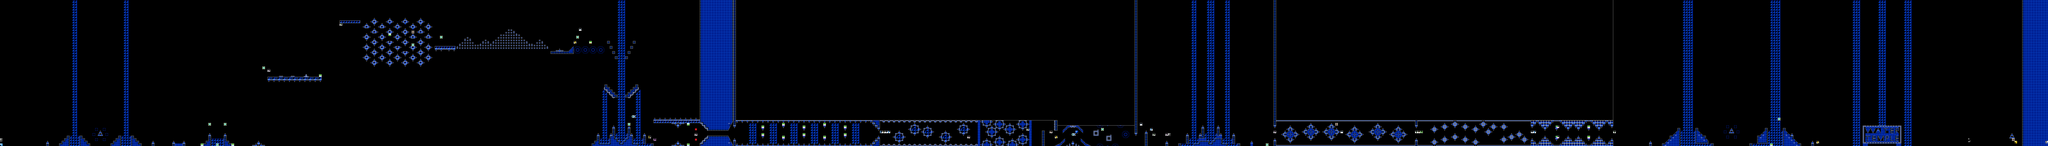

Rendered tile map (Tiled .tmx) drawn with the repository's tilesets; below, a short description and the map source with its tile grids summarised:
An orthogonal 796x57 tile map with 16x16 px tiles, 2 tile layers (SP, ...), 2 tilesets.

<map version="1.10" tiledversion="1.11.2" orientation="orthogonal" renderorder="right-down" width="796" height="57" tilewidth="16" tileheight="16" infinite="0" nextlayerid="3" nextobjectid="1">
 <editorsettings>
  <export target="cantletgo.csv" format="csv" />
 </editorsettings>
 <tileset firstgid="1" name="famidash" tilewidth="16" tileheight="16" tilecount="256" columns="16">
  <image source="../../../GRAPHICS/famidash.bmp" width="256" height="256" />
 </tileset>
 <tileset firstgid="257" name="sprites" tilewidth="16" tileheight="16" tilecount="256" columns="16">
  <image source="../../../GRAPHICS/sprites.png" width="256" height="256" />
 </tileset>
 <layer id="1" width="796" height="57" opacity="0.9">
  <data>[45372 cells, 19056 non-empty, 108 distinct tile ids]</data>
 </layer>
 <layer id="2" name="SP" width="796" height="57">
  <data>[45372 cells, 75 non-empty, 31 distinct tile ids]</data>
 </layer>
</map>
